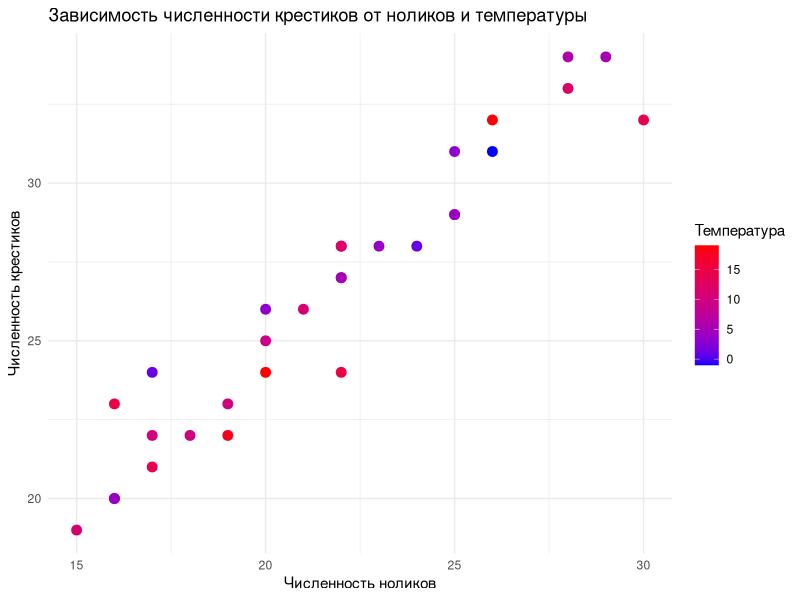

Write R code to recreate this figure.
## ---- chunk 1
library(knitr)

knitr::opts_chunk$set(echo = FALSE, message = FALSE, warning = FALSE)


## ---- chunk 2
library(ggplot2)
library(dplyr)


## ---- chunk 3
# Чтение таблицы 
data <- read.csv2("V_4.csv",
  stringsAsFactors = FALSE,
  fileEncoding = "UTF-8",
  check.names = FALSE
)

# Переименование столбцов для удобства
names(data) <- c("Day", "Temp", "String")

# Убираем лишние кавычки из столбца String
data$String <- gsub('^"+|"+$', '', data$String)



# Подсчёт крестиков ("x")
data$Crosses <- vapply(
  data$String,
  function(x) sum(strsplit(x, "")[[1]] == "x"),
  integer(1)
)

# Подсчёт ноликов ("0")
data$Zeros <- vapply(
  data$String,
  function(x) sum(strsplit(x, "")[[1]] == "0"),
  integer(1)
)


## ---- chunk 4
model <- lm(Crosses ~ Zeros + Temp, data = data)

## ---- chunk 5
library(broom)

summary_df <- tidy(model)

## ---- chunk 6
kable(summary_df, col.names = c("Член модели", "Оценка парамтера", "SE", "t", "p-value"))
## ---- chunk 7
ggplot(data, aes(Zeros, Crosses, color = Temp)) +
  geom_point(size = 3) +
  scale_color_gradient(low = "blue", high = "red") +
  labs(
    title = "Зависимость численности крестиков от ноликов и температуры",
    x = "Численность ноликов",
    y = "Численность крестиков",
    color = "Температура"
  ) +
  theme_minimal()

